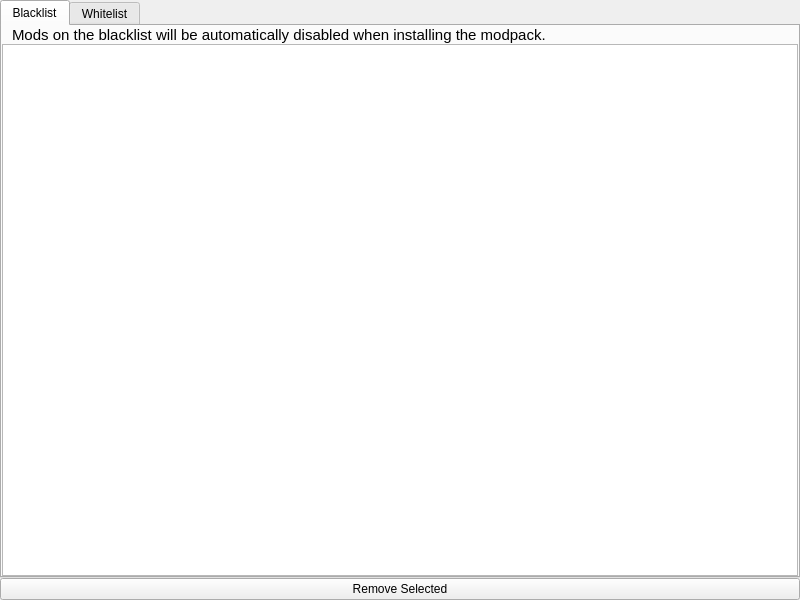
<?xml version="1.0" encoding="UTF-8"?>
<ui version="4.0">
 <class>ModFilterPage</class>
 <widget class="QMainWindow" name="ModFilterPage">
  <property name="geometry">
   <rect>
    <x>0</x>
    <y>0</y>
    <width>800</width>
    <height>600</height>
   </rect>
  </property>
  <property name="windowTitle">
   <string>MainWindow</string>
  </property>
  <widget class="QWidget" name="centralwidget">
   <layout class="QVBoxLayout" name="verticalLayout_4">
    <property name="spacing">
     <number>0</number>
    </property>
    <property name="leftMargin">
     <number>0</number>
    </property>
    <property name="topMargin">
     <number>0</number>
    </property>
    <property name="rightMargin">
     <number>0</number>
    </property>
    <property name="bottomMargin">
     <number>0</number>
    </property>
    <item>
     <widget class="QTabWidget" name="tabWidget">
      <property name="enabled">
       <bool>true</bool>
      </property>
      <property name="currentIndex">
       <number>0</number>
      </property>
      <property name="iconSize">
       <size>
        <width>16</width>
        <height>16</height>
       </size>
      </property>
      <widget class="QWidget" name="blacklistTab">
       <attribute name="title">
        <string>Blacklist</string>
       </attribute>
       <layout class="QVBoxLayout" name="verticalLayout_3">
        <property name="spacing">
         <number>0</number>
        </property>
        <property name="leftMargin">
         <number>0</number>
        </property>
        <property name="topMargin">
         <number>0</number>
        </property>
        <property name="rightMargin">
         <number>0</number>
        </property>
        <property name="bottomMargin">
         <number>0</number>
        </property>
        <item>
         <layout class="QVBoxLayout" name="verticalLayout">
          <item>
           <widget class="QLabel" name="blacklistInfoLabel">
            <property name="font">
             <font>
              <pointsize>11</pointsize>
             </font>
            </property>
            <property name="text">
             <string>Mods on the blacklist will be automatically disabled when installing the modpack.</string>
            </property>
            <property name="alignment">
             <set>Qt::AlignLeading|Qt::AlignLeft|Qt::AlignVCenter</set>
            </property>
            <property name="margin">
             <number>2</number>
            </property>
            <property name="indent">
             <number>10</number>
            </property>
           </widget>
          </item>
          <item>
           <widget class="QTableWidget" name="blacklistTableWidget">
            <attribute name="horizontalHeaderMinimumSectionSize">
             <number>25</number>
            </attribute>
            <attribute name="horizontalHeaderHighlightSections">
             <bool>true</bool>
            </attribute>
            <attribute name="verticalHeaderMinimumSectionSize">
             <number>25</number>
            </attribute>
           </widget>
          </item>
         </layout>
        </item>
       </layout>
      </widget>
      <widget class="QWidget" name="WhitelistTab">
       <attribute name="title">
        <string>Whitelist</string>
       </attribute>
       <layout class="QVBoxLayout" name="verticalLayout_2">
        <property name="spacing">
         <number>0</number>
        </property>
        <property name="leftMargin">
         <number>0</number>
        </property>
        <property name="topMargin">
         <number>0</number>
        </property>
        <property name="rightMargin">
         <number>0</number>
        </property>
        <property name="bottomMargin">
         <number>0</number>
        </property>
        <item>
         <layout class="QVBoxLayout" name="verticalLayout_5">
          <property name="spacing">
           <number>6</number>
          </property>
          <property name="leftMargin">
           <number>0</number>
          </property>
          <property name="bottomMargin">
           <number>0</number>
          </property>
          <item>
           <widget class="QLabel" name="whitelistInfoLabel">
            <property name="minimumSize">
             <size>
              <width>0</width>
              <height>0</height>
             </size>
            </property>
            <property name="sizeIncrement">
             <size>
              <width>0</width>
              <height>0</height>
             </size>
            </property>
            <property name="font">
             <font>
              <pointsize>11</pointsize>
             </font>
            </property>
            <property name="text">
             <string>Mods on the whitelist will be automatically downloaded when installing the modpack.</string>
            </property>
            <property name="alignment">
             <set>Qt::AlignLeading|Qt::AlignLeft|Qt::AlignVCenter</set>
            </property>
            <property name="margin">
             <number>2</number>
            </property>
            <property name="indent">
             <number>10</number>
            </property>
           </widget>
          </item>
          <item>
           <widget class="QTableWidget" name="whitelistTableWidget"/>
          </item>
         </layout>
        </item>
       </layout>
      </widget>
     </widget>
    </item>
    <item>
     <widget class="QPushButton" name="removeButton">
      <property name="text">
       <string>Remove Selected</string>
      </property>
     </widget>
    </item>
   </layout>
  </widget>
  <action name="actionAdd">
   <property name="text">
    <string>&amp;Add</string>
   </property>
   <property name="toolTip">
    <string>Add module to list</string>
   </property>
  </action>
  <action name="actionRemove">
   <property name="text">
    <string>&amp;Remove</string>
   </property>
   <property name="toolTip">
    <string>Remove selected mods</string>
   </property>
  </action>
 </widget>
 <resources/>
 <connections/>
</ui>
